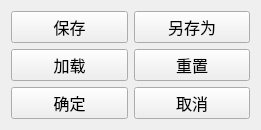
  <widget class="QWidget" name="verticalLayoutWidget_4">
   <property name="geometry">
    <rect>
     <x>470</x>
     <y>320</y>
     <width>261</width>
     <height>121</height>
    </rect>
   </property>
   <layout class="QVBoxLayout" name="verticalLayout_10">
    <item>
     <layout class="QHBoxLayout" name="horizontalLayout">
      <item>
       <widget class="QPushButton" name="saveSettingsPushButton">
        <property name="enabled">
         <bool>true</bool>
        </property>
        <property name="font">
         <font>
          <family>微软雅黑</family>
          <pointsize>12</pointsize>
          <weight>50</weight>
          <bold>false</bold>
         </font>
        </property>
        <property name="text">
         <string>保存</string>
        </property>
       </widget>
      </item>
      <item>
       <widget class="QPushButton" name="saveasSettingsPushButton">
        <property name="enabled">
         <bool>true</bool>
        </property>
        <property name="font">
         <font>
          <family>微软雅黑</family>
          <pointsize>12</pointsize>
          <weight>50</weight>
          <bold>false</bold>
         </font>
        </property>
        <property name="text">
         <string>另存为</string>
        </property>
       </widget>
      </item>
     </layout>
    </item>
    <item>
     <layout class="QHBoxLayout" name="horizontalLayout_7">
      <item>
       <widget class="QPushButton" name="loadSettingsPushButton">
        <property name="font">
         <font>
          <family>微软雅黑</family>
          <pointsize>12</pointsize>
          <weight>50</weight>
          <bold>false</bold>
         </font>
        </property>
        <property name="text">
         <string>加载</string>
        </property>
       </widget>
      </item>
      <item>
       <widget class="QPushButton" name="resetSettingsPushButton">
        <property name="font">
         <font>
          <family>微软雅黑</family>
          <pointsize>12</pointsize>
          <weight>50</weight>
          <bold>false</bold>
         </font>
        </property>
        <property name="text">
         <string>重置</string>
        </property>
        <property name="checkable">
         <bool>true</bool>
        </property>
       </widget>
      </item>
     </layout>
    </item>
    <item>
     <layout class="QHBoxLayout" name="horizontalLayout_2">
      <item>
       <widget class="QPushButton" name="confirmSetPushButton">
        <property name="font">
         <font>
          <family>微软雅黑</family>
          <pointsize>12</pointsize>
          <weight>50</weight>
          <bold>false</bold>
         </font>
        </property>
        <property name="text">
         <string>确定</string>
        </property>
       </widget>
      </item>
      <item>
       <widget class="QPushButton" name="cancelSetPushButton">
        <property name="font">
         <font>
          <family>微软雅黑</family>
          <pointsize>12</pointsize>
          <weight>50</weight>
          <bold>false</bold>
         </font>
        </property>
        <property name="text">
         <string>取消</string>
        </property>
       </widget>
      </item>
     </layout>
    </item>
   </layout>
  </widget>
